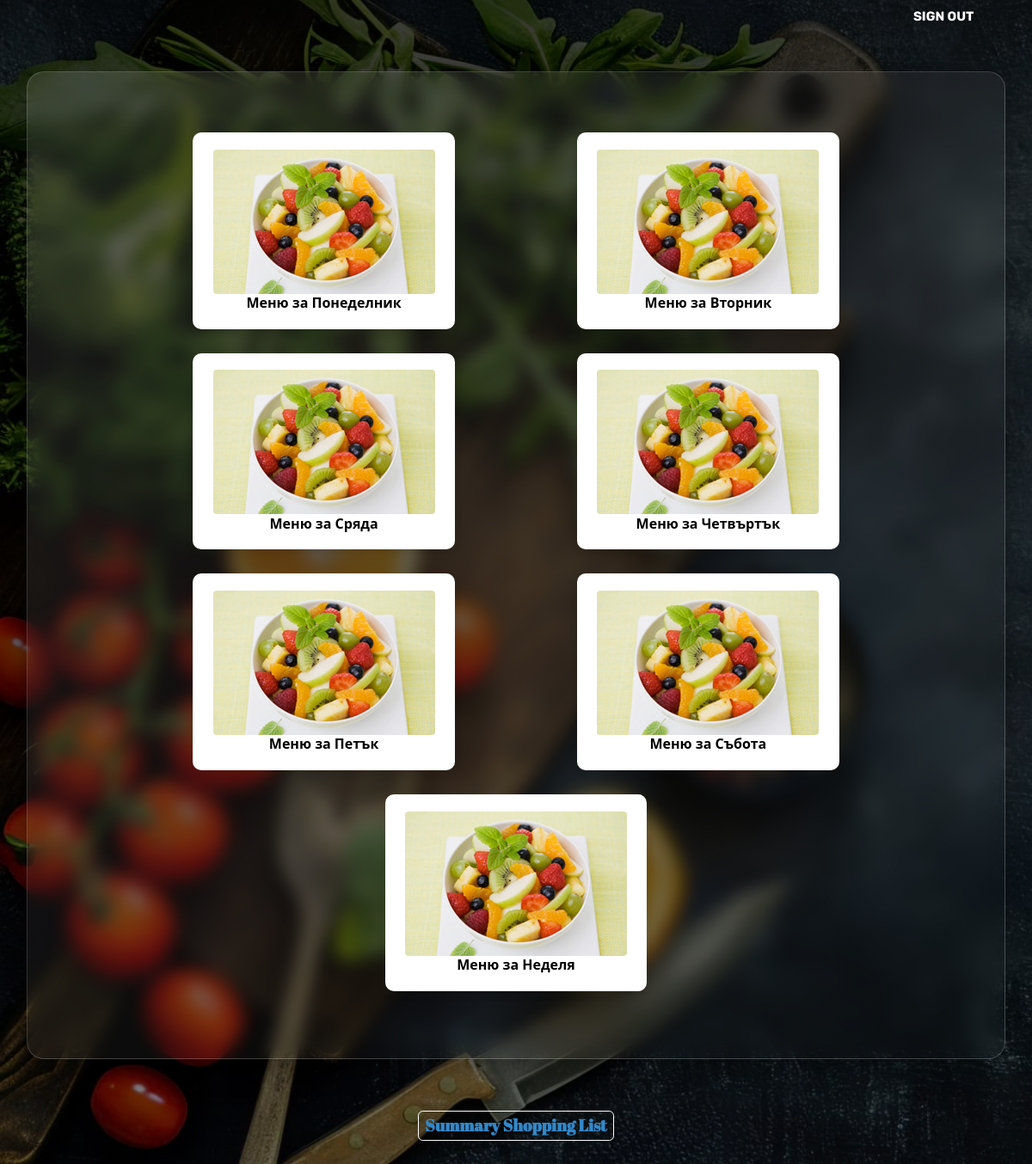
The page /home/ (signed in) on the database as committed earlier.
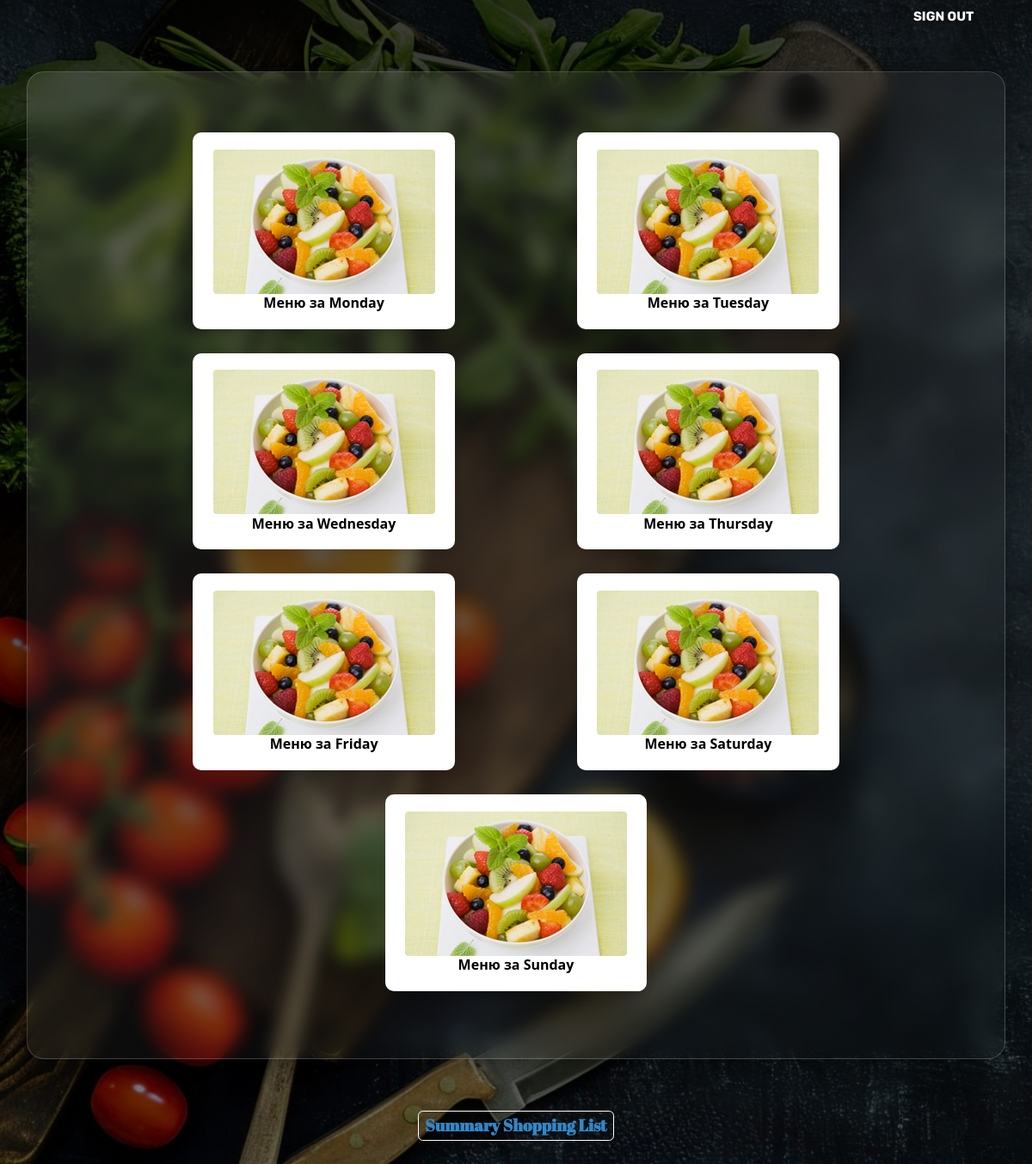
The same page on the database as committed later.
### menu_planning/planning/models.py (models this page shows, shortened)
class Day(models.Model):
    name = models.CharField(max_length=10)
    def get_absolute_url(self):
        return reverse('menu', args=[str(self.id)])

### menu_planning/planning/views.py (the view)
# urls.py: path('home/', views.HomeView.as_view(), name='home'),
class HomeView(CustomLoginRequiredMixin, ErrorRedirectMixin, views.ListView):
    model = Day
    template_name = 'index.html'
    context_object_name = 'days'

### menu_planning/users/mixins.py (called while the page is built, shortened)
    def dispatch(self, request, *args, **kwargs):
        if request.user.is_superuser:
            return super().dispatch(request, *args, **kwargs)

    def dispatch(self, request, *args, **kwargs):
        if not self.request.user.is_authenticated:
            return self.handle_no_permission()
        return super().dispatch(request, *args, **kwargs)

### templates/index.html
{% extends 'navbar.html' %}
{% load static %}
{% block header %}
<body>
<section id="index-headline">
<div class="plant-card">
        <ul class="blog">
            {% for day in days %}
                <div>
                    <a href="{{ day.get_absolute_url }}">
                        <img src="/static/images/fruits.jpg" alt="{{ day.name }}"/>
                    </a>
                    <a href="{{ day.get_absolute_url }}"><span>Меню за {{ day.name }}</span></a>
                </div>
            {% endfor %}
        </ul>
</div>
</section>
<div class="index-message">
<div id="index-headline">
<h1>
    <button><a href="{% url 'summary_shopping_list' %}">
        <span>Summary Shopping List</span>
    </a></button></h1>
</div>
</div>
</body>
{% endblock header %}

Rows that differ between the two databases and show on the page:
changed Day: name "Понеделник" → "Monday"
changed Day: name "Вторник" → "Tuesday"
changed Day: name "Сряда" → "Wednesday"
changed Day: name "Четвъртък" → "Thursday"
changed Day: name "Петък" → "Friday"
changed Day: name "Събота" → "Saturday"
changed Day: name "Неделя" → "Sunday"
